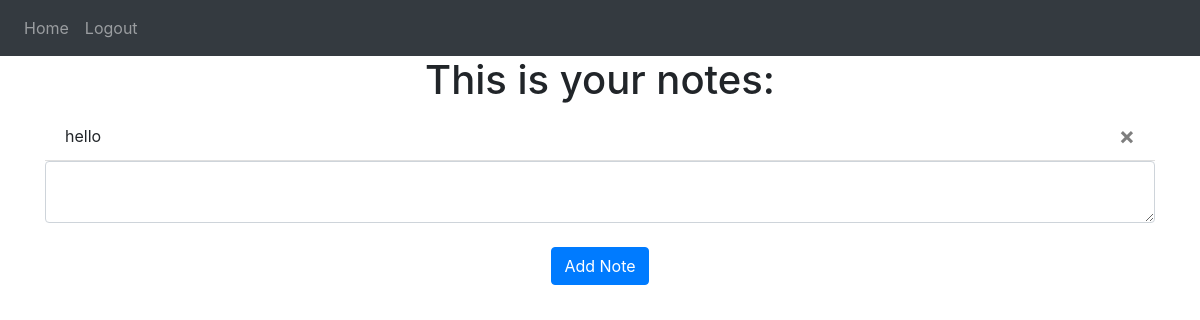
Page / (signed in) on the earlier database version.
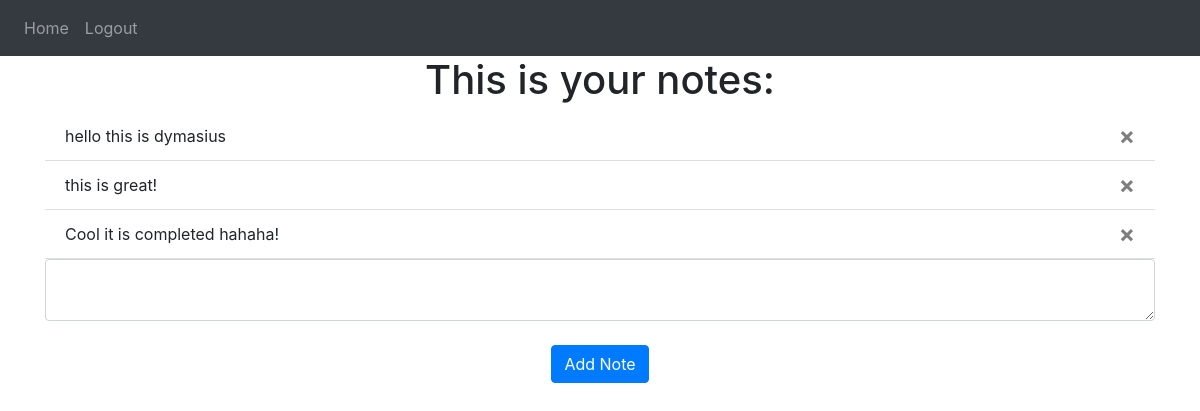
Same page on the later database version.
### website/models.py (models this page shows)
class Note(db.Model):
    id = db.Column(db.Integer, primary_key=True)
    data = db.Column(db.String(10000))
    date = db.Column(db.DateTime(timezone=True), default=func.now())
    user_id = db.Column(db.Integer, db.ForeignKey('user.id'))

### website/views.py (the view, shortened to what this page needs)
@views.route('/', methods=['GET', 'POST'])
@login_required
def home():
    return render_template("home.html", user=current_user)

### website/__init__.py (called while the page is built)
def create_app():
    app = Flask(__name__)
    app.config['SECRET_KEY'] = 'hello hello world world'
    app.config['SQLALCHEMY_DATABASE_URI'] = f'sqlite:///{DB_NAME}'
    db.init_app(app)
    from .views import views
    from .auth import auth
    app.register_blueprint(views, url_prefix='/')
    app.register_blueprint(auth, url_prefix='/')
    from .models import User, Note
    create_database(app)
    login_manager = LoginManager()
    login_manager.login_view = 'auth.login'
    login_manager.init_app(app)
    @login_manager.user_loader
    def load_user(id):
        return User.query.get(int(id))
    return app

### website/templates/home.html
{% extends "base.html" %} {% block title %} Home {% endblock %} {% block content
%}
<h1 align="center">This is your notes:</h1>
<ul class="list-group list-group-flush" id="notes">
  {% for note in user.notes %}
  <li class="list-group-item">{{ note.data }}
    <button type="button" class="close" onClick="deleteNote({{ note.id }})">
        <span aria-hidden="true">&times;</span>
    </button>
  </li>
  {% endfor %}
</ul>
<form method="POST">
  <textarea name="note" id="note" class="form-control"></textarea>
  <br />
  <div align="center">
    <button type="submit" class="btn btn-primary">Add Note</button>
  </div>
</form>
{% endblock %}

### website/templates/base.html (shortened to what this page needs)
<!DOCTYPE html>
<html>
  <head>
    <link
      rel="stylesheet"
      href="https://stackpath.bootstrapcdn.com/bootstrap/4.4.1/css/bootstrap.min.css"
    />
    <link
      rel="stylesheet"
      href="https://stackpath.bootstrapcdn.com/font-awesome/4.7.0/css/font-awesome.min.css"
    />
    <link
      rel="stylesheet"
      href="https://stackpath.bootstrapcdn.com/font-awesome/4.7.0/css/font-awesome.min.css"
    />
  </head>
  <body>
    <nav class="navbar navbar-expand-lg navbar-dark bg-dark">
      <div class="collapse navbar-collapse" id="navbar">
        <div class="navbar-nav">
          {% if user.is_authenticated %}
          <a class="nav-item nav-link" id="login" href="/">Home</a>
          <a class="nav-item nav-link" id="login" href="/logout">Logout</a>
          {% else %}
          <a class="nav-item nav-link" id="login" href="/login">Login</a>
          <a class="nav-item nav-link" id="login" href="/sign-up">Sign Up</a>
          {% endif %}
        </div>
      </div>
    </nav>
    <div class="container">{% block content %} {% endblock %}</div>
  </body>
</html>

Differences in the rows shown:
removed Note: data "hello"
added Note: data "hello this is dymasius"
added Note: data "this is great!"
added Note: data "Cool it is completed hahaha!"
